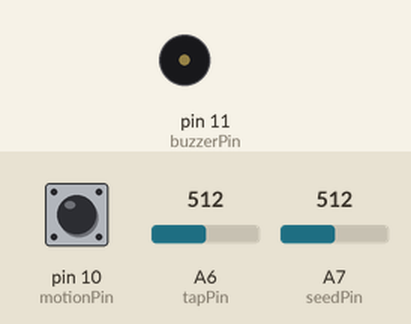
This sketch was run on a simulated Arduino Nano, built with avr-gcc and run on an emulated ATmega328P. Parts: buzzer (waves = sounding). Inputs (shaded band) come from the test bench; at power-on: A6 (tapPin) = 512, pin 10 (motionPin) HIGH, A7 (seedPin) = 512. Random numbers use the default seed unless the sketch sets one.

Above: at 7.0 s.
7.1 s: A6 (tapPin) set to 0
At 27.65 s:
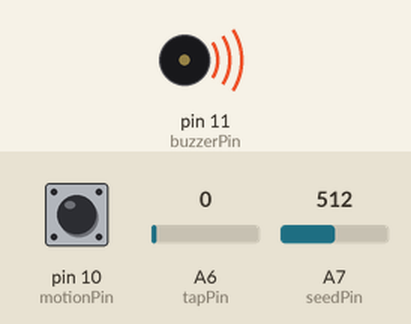
Timing chart, 0 to 29.2 s (numbered marks = the images above; inputs shaded):
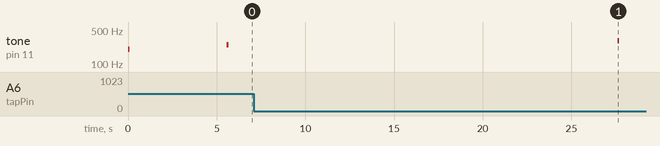

The sketch:

8x8_Matrix_Game.ino
```cpp
/**
 * Useful for understanding pin mapping:
 * https://www.arduino.cc/en/Tutorial/RowColumnScanning
 */


const int row[8] = {
  //13, 18, 9, 16, 2, 8, 3, 6
  2, 7, 13, 5, A0, 12, A1, A4
};

const int col[8] = {
  //17, 4, 5, 14, 7, 15, 19, 12
  6, A2, A3, 3, A5, 4, 8, 9
};

const int motionPin = 10;
const int buzzerPin = 11;
const int tapPin = A6;
const int seedPin = A7;
const int tapThreshold = 100;

int pixels[8][8];

// cursor position:
int x = 3;
int y = 3;
int the_delay = 100;
boolean sticky = false;
boolean tail = false;
int xd = 1;
int yd = 0;
unsigned long timer;
int cherry_x;
int cherry_y;
unsigned frequency = 200;


void setup() {
  pinMode(motionPin, INPUT);
  pinMode(buzzerPin, OUTPUT);
  pinMode(tapPin, INPUT);

  for (int thisPin = 0; thisPin < 8; thisPin++) {
    pinMode(col[thisPin], OUTPUT);
    pinMode(row[thisPin], OUTPUT);

    digitalWrite(col[thisPin], HIGH);
    randomSeed(analogRead(seedPin));
  }
  timer = millis();
  new_cherry();
}

void loop() {
  if (millis()-timer > the_delay) {
    move();
    timer = millis();
  }
  render();
}
void move() {
  detect_tap();
  int motion = digitalRead(motionPin);
  if (motion == LOW) return;

  if (!sticky) {
    pixels[x][y] = false;
  }

  x = x + xd;
  y = y + yd;
  if (x >= 8 || x < 0) {
    if (x < 0) x = 0;
    if (x > 7) x = 7;
    turn();
  }
  if (y >= 8 || y < 0) {
    if (y < 0) y = 0;
    if (y > 7) y = 7;
    turn();
  }
  pixels[x][y] = true;
  if (cherry_x == x && cherry_y == y) new_cherry();
}
void render() {
  for (int thisRow = 0; thisRow < 8; thisRow++) {
    digitalWrite(row[thisRow], HIGH);
    for (int thisCol = 0; thisCol < 8; thisCol++) {
      if (pixels[thisRow][thisCol]) {
        digitalWrite(col[thisCol], LOW);
      }

      digitalWrite(col[thisCol], HIGH);
    }
    digitalWrite(row[thisRow], LOW);
  }
}
void new_cherry() {
  buzz();
  cherry_x = random(0, 8);
  cherry_y = random(0, 8);
  pixels[cherry_x][cherry_y] = true;
}
void detect_tap() {
  int sensorReading = analogRead(tapPin);
  if (sensorReading > tapThreshold) {
    delay(100); // debounce
    turn();
  }
}
void turn() {
  xd = random(-1, 2);
  yd = random(-1, 2);
  if (xd == 0 && yd == 0) xd = 1;

  the_delay = random(10, 300);
}
void buzz() {
  tone(buzzerPin, frequency);
  delay(100);
  noTone(buzzerPin);
  frequency += 50;
  if (frequency >= 20000) frequency = 20000;
}
```
